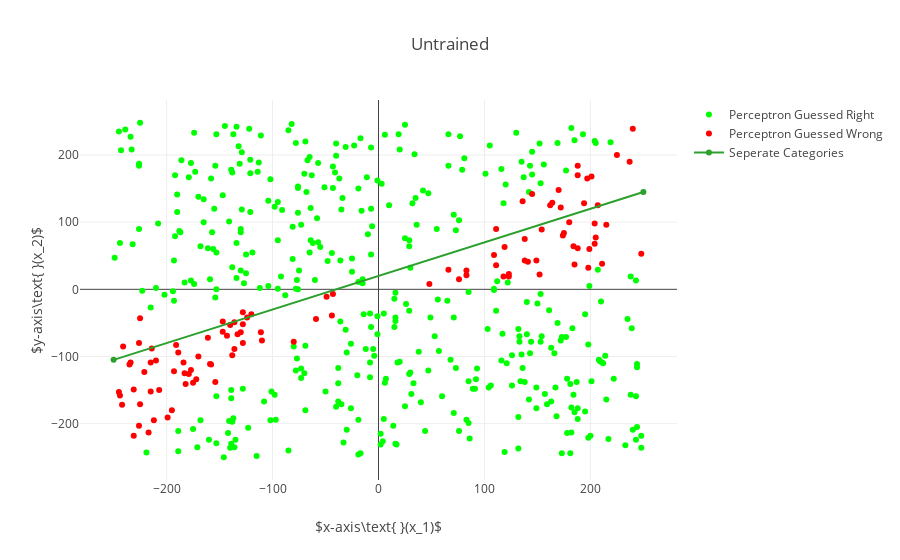

The notebook cell this image was saved under:
### Markdown cell above
Now let's create a Perceptron and use it to guess if the points are above the line or below the line

### Code cell
# 
# 1. Using the untrained perceptron, guess if the data points are above or below the line
# 2. Train the perceptron
# 3. Using the trained perceptron, guess if the data points are above or below the line
#
# Note: Green points mean a correct prediction and red points mean an incorrect prediction.
# After the perceptron is trained, all points should be green
#

# Create a Perceptron
numberOfFeatures = 2
learningRate = 0.001
bias = 1
epochs = 100
perceptron = Perceptron(numberOfFeatures, learningRate, bias, epochs)

# Display the Perceptrons' predictions
# The predictions are incorrect because the perceptron hasn't been trained
# 
c = np.empty(shape=(0, 2))
w = np.empty(shape=(0, 2))

for point, label in zip(points, labels):
    guess = perceptron.predict(point)
    
    if guess == label:
        c = np.append(c, np.array([point]), axis=0)
    else:
        w = np.append(w, np.array([point]), axis=0)

correct = go.Scatter(
    x = c[:, [0]].flatten(),
    y = c[:, [1]].flatten(),
    mode = 'markers',
    marker = dict(
        symbol = 'circle',
        color = 'rgb(0, 255, 0)'
    ),
    name = 'Perceptron Guessed Right'   
)

wrong = go.Scatter(
    x = w[:, [0]].flatten(),
    y = w[:, [1]].flatten(),
    mode = 'markers',
    marker = dict(
        symbol = 'circle',
        color = 'rgb(255, 0, 0)'
    ),
    name = 'Perceptron Guessed Wrong'  
)

layout.title = 'Untrained'
fig = go.Figure(data=[correct, wrong, line], layout=layout)
plt.iplot(fig)

### Figure 1 — Plotly figure (JSON) as saved in the notebook; plotly's stock layout.template omitted (floating-point values rounded to 4 significant figures; data arrays with more than 128 entries replaced by an {"elided": "..."} marker saying what was removed)
{"data": [{"marker": {"color": "rgb(0, 255, 0)", "symbol": "circle"}, "mode": "markers", "name": "Perceptron Guessed Right", "type": "scatter", "uid": "d522b545-c2f4-4484-86bf-92fc88b790b9", "x": {"elided": "395 int values"}, "y": {"elided": "395 int values"}}, {"marker": {"color": "rgb(255, 0, 0)", "symbol": "circle"}, "mode": "markers", "name": "Perceptron Guessed Wrong", "type": "scatter", "uid": "efc52a15-5afc-4e08-9bcc-2c81f6d6e75e", "x": [145, -215, 185, 194, -179, -172, 154, -159, -215, 204, 152, 207, -195, -235, -128, -158, -214, -147, 118, -49, -161, -241, 198, -193, 164, -170, 119, 205, -242, -43, 188, -226, -177, -80, -183, -221, 211, -128, 225, -136, 141, -143, 111, 175, 83, -207, 138, -59, 172, -136, 199, 188, -234, 48, 170, -140, 149, -154, -231, -212, -124, 237, 197, -175, -226, 201, -147, -231, -182, 123, 174, -189, 204, 162, -128, -120, 215, 109, -245, 123, 184, 240, -191, -244, 66, -110, 180, -111, -138, -225, 188, 111, -210, -225, 248, 83, -44, -199, -217, 138, -184, -133, 76, -130, 136], "y": [142, -152, 37, 128, -126, -134, 89, -111, -109, 68, 22, 125, -180, -112, -80, -112, -88, -63, 19, -11, -72, -85, 32, -122, 129, -100, 63, 77, -172, -7, 170, -203, -120, -78, -125, -123, 38, -34, 200, -89, 41, -69, 90, 84, 28, -150, 75, -44, 122, -49, 60, 61, -109, 8, 148, -53, 43, -138, -218, -195, -42, 190, 165, -139, -80, 168, -48, -149, -141, 23, 80, -94, 98, 125, -52, -37, 96, 51, -153, 19, 64, 239, -83, -158, 29, -76, 100, -64, -98, -43, 184, 36, -106, -171, 53, 21, -39, -191, -213, 43, -109, -67, 15, -64, 131]}, {"name": "Seperate Categories", "type": "scatter", "uid": "00528544-0d39-4d63-b6a8-e01b8192f96e", "x": [-250, 250], "y": [-105, 145]}], "layout": {"autosize": true, "title": "Untrained", "xaxis": {"autorange": true, "range": [-283.8, 283.8], "title": "$x-axis\\text{ }(x_1)$", "type": "linear"}, "yaxis": {"autorange": true, "range": [-286.5, 284.5], "title": "$y-axis\\text{ }(x_2)$", "type": "linear"}}}
